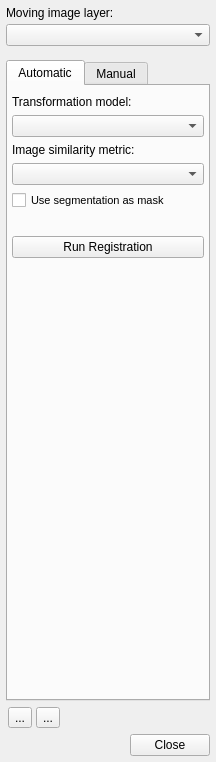
<?xml version="1.0" encoding="UTF-8"?>
<ui version="4.0">
 <class>RegistrationDialog</class>
 <widget class="QWidget" name="RegistrationDialog">
  <property name="geometry">
   <rect>
    <x>0</x>
    <y>0</y>
    <width>216</width>
    <height>762</height>
   </rect>
  </property>
  <property name="maximumSize">
   <size>
    <width>216</width>
    <height>16777215</height>
   </size>
  </property>
  <property name="windowTitle">
   <string>Dialog</string>
  </property>
  <property name="styleSheet">
   <string notr="true">* {
font-size: 12px;
}
QSpinBox {
font-size: 11px;
}
QDoubleSpinBox {
font-size: 11px;
}


QToolButton::checked {
  background-color:rgb(210, 210, 210);
}

QToolButton::pressed {
  background-color:rgb(210, 210, 210);
}
</string>
  </property>
  <layout class="QGridLayout" name="gridLayout">
   <property name="leftMargin">
    <number>6</number>
   </property>
   <property name="topMargin">
    <number>6</number>
   </property>
   <property name="rightMargin">
    <number>6</number>
   </property>
   <property name="bottomMargin">
    <number>6</number>
   </property>
   <property name="spacing">
    <number>4</number>
   </property>
   <item row="0" column="0" colspan="2">
    <widget class="QLabel" name="label">
     <property name="text">
      <string>Moving image layer:</string>
     </property>
    </widget>
   </item>
   <item row="1" column="0" colspan="2">
    <widget class="QComboBox" name="inMovingLayer"/>
   </item>
   <item row="2" column="0">
    <spacer name="verticalSpacer_2">
     <property name="orientation">
      <enum>Qt::Vertical</enum>
     </property>
     <property name="sizeType">
      <enum>QSizePolicy::Fixed</enum>
     </property>
     <property name="sizeHint" stdset="0">
      <size>
       <width>20</width>
       <height>10</height>
      </size>
     </property>
    </spacer>
   </item>
   <item row="3" column="0" colspan="2">
    <widget class="QTabWidget" name="tabWidget">
     <property name="styleSheet">
      <string notr="true">QDoubleSpinBox {
  font-size: 10px;
}
</string>
     </property>
     <property name="currentIndex">
      <number>0</number>
     </property>
     <widget class="QWidget" name="pgAuto">
      <attribute name="title">
       <string>Automatic</string>
      </attribute>
      <layout class="QVBoxLayout" name="verticalLayout">
       <property name="leftMargin">
        <number>4</number>
       </property>
       <property name="rightMargin">
        <number>4</number>
       </property>
       <property name="bottomMargin">
        <number>4</number>
       </property>
       <item>
        <widget class="QLabel" name="label_2">
         <property name="text">
          <string>Transformation model:</string>
         </property>
        </widget>
       </item>
       <item>
        <widget class="QComboBox" name="inTransformation"/>
       </item>
       <item>
        <widget class="QLabel" name="label_3">
         <property name="text">
          <string>Image similarity metric:</string>
         </property>
        </widget>
       </item>
       <item>
        <widget class="QComboBox" name="inSimilarityMetric"/>
       </item>
       <item>
        <widget class="QCheckBox" name="inUseMask">
         <property name="toolTip">
          <string>&lt;html&gt;&lt;head/&gt;&lt;body&gt;&lt;p&gt;When this is checked, the current segmentation in ITK-SNAP will be used as a mask  for the registration. This means that the similarity between the main image and the moving image layer will only be computed at the voxels assigned a segmentation label.&lt;/p&gt;&lt;/body&gt;&lt;/html&gt;</string>
         </property>
         <property name="styleSheet">
          <string notr="true">font-size:11px;</string>
         </property>
         <property name="text">
          <string>Use segmentation as mask</string>
         </property>
        </widget>
       </item>
       <item>
        <spacer name="verticalSpacer_4">
         <property name="orientation">
          <enum>Qt::Vertical</enum>
         </property>
         <property name="sizeType">
          <enum>QSizePolicy::Fixed</enum>
         </property>
         <property name="sizeHint" stdset="0">
          <size>
           <width>20</width>
           <height>20</height>
          </size>
         </property>
        </spacer>
       </item>
       <item>
        <widget class="QPushButton" name="btnRunRegistration">
         <property name="text">
          <string>Run Registration</string>
         </property>
        </widget>
       </item>
       <item>
        <widget class="QWidget" name="grpPlots" native="true">
         <layout class="QVBoxLayout" name="verticalLayout_3">
          <property name="spacing">
           <number>4</number>
          </property>
          <property name="leftMargin">
           <number>0</number>
          </property>
          <property name="topMargin">
           <number>0</number>
          </property>
          <property name="rightMargin">
           <number>0</number>
          </property>
          <property name="bottomMargin">
           <number>0</number>
          </property>
         </layout>
        </widget>
       </item>
       <item>
        <spacer name="verticalSpacer_3">
         <property name="orientation">
          <enum>Qt::Vertical</enum>
         </property>
         <property name="sizeHint" stdset="0">
          <size>
           <width>20</width>
           <height>40</height>
          </size>
         </property>
        </spacer>
       </item>
      </layout>
     </widget>
     <widget class="QWidget" name="pgManual">
      <attribute name="title">
       <string>Manual</string>
      </attribute>
      <layout class="QVBoxLayout" name="verticalLayout_2">
       <property name="leftMargin">
        <number>4</number>
       </property>
       <property name="rightMargin">
        <number>4</number>
       </property>
       <property name="bottomMargin">
        <number>4</number>
       </property>
       <item>
        <widget class="QGroupBox" name="grpRotation">
         <property name="styleSheet">
          <string notr="true">QLabel {
  font-size: 11px;
}</string>
         </property>
         <property name="title">
          <string>Rotation (euler angles):</string>
         </property>
         <layout class="QHBoxLayout" name="horizontalLayout_2">
          <property name="spacing">
           <number>0</number>
          </property>
          <property name="leftMargin">
           <number>2</number>
          </property>
          <property name="topMargin">
           <number>2</number>
          </property>
          <property name="rightMargin">
           <number>2</number>
          </property>
          <property name="bottomMargin">
           <number>2</number>
          </property>
          <item>
           <widget class="QWidget" name="widget_2" native="true">
            <layout class="QGridLayout" name="gridLayout_2">
             <property name="leftMargin">
              <number>0</number>
             </property>
             <property name="topMargin">
              <number>0</number>
             </property>
             <property name="rightMargin">
              <number>0</number>
             </property>
             <property name="bottomMargin">
              <number>0</number>
             </property>
             <property name="horizontalSpacing">
              <number>2</number>
             </property>
             <property name="verticalSpacing">
              <number>4</number>
             </property>
             <item row="0" column="0">
              <widget class="QLabel" name="label_4">
               <property name="text">
                <string>x:</string>
               </property>
              </widget>
             </item>
             <item row="0" column="1">
              <widget class="QDoubleSpinBox" name="inRotX"/>
             </item>
             <item row="0" column="2">
              <widget class="QDoubleSlider" name="inRotXSlider">
               <property name="orientation">
                <enum>Qt::Horizontal</enum>
               </property>
              </widget>
             </item>
             <item row="1" column="0">
              <widget class="QLabel" name="label_5">
               <property name="text">
                <string>y:</string>
               </property>
              </widget>
             </item>
             <item row="1" column="1">
              <widget class="QDoubleSpinBox" name="inRotY"/>
             </item>
             <item row="1" column="2">
              <widget class="QDoubleSlider" name="inRotYSlider">
               <property name="orientation">
                <enum>Qt::Horizontal</enum>
               </property>
              </widget>
             </item>
             <item row="2" column="0">
              <widget class="QLabel" name="label_6">
               <property name="text">
                <string>z:</string>
               </property>
              </widget>
             </item>
             <item row="2" column="1">
              <widget class="QDoubleSpinBox" name="inRotZ"/>
             </item>
             <item row="2" column="2">
              <widget class="QDoubleSlider" name="inRotZSlider">
               <property name="orientation">
                <enum>Qt::Horizontal</enum>
               </property>
              </widget>
             </item>
            </layout>
           </widget>
          </item>
         </layout>
        </widget>
       </item>
       <item>
        <widget class="QGroupBox" name="grpTranslation">
         <property name="styleSheet">
          <string notr="true">QLabel {
  font-size: 11px;
}</string>
         </property>
         <property name="title">
          <string>Translation (mm):</string>
         </property>
         <layout class="QHBoxLayout" name="horizontalLayout_3">
          <property name="spacing">
           <number>0</number>
          </property>
          <property name="leftMargin">
           <number>2</number>
          </property>
          <property name="topMargin">
           <number>2</number>
          </property>
          <property name="rightMargin">
           <number>2</number>
          </property>
          <property name="bottomMargin">
           <number>2</number>
          </property>
          <item>
           <widget class="QWidget" name="widget_3" native="true">
            <layout class="QGridLayout" name="gridLayout_3">
             <property name="leftMargin">
              <number>0</number>
             </property>
             <property name="topMargin">
              <number>0</number>
             </property>
             <property name="rightMargin">
              <number>0</number>
             </property>
             <property name="bottomMargin">
              <number>0</number>
             </property>
             <property name="horizontalSpacing">
              <number>2</number>
             </property>
             <property name="verticalSpacing">
              <number>4</number>
             </property>
             <item row="0" column="0">
              <widget class="QLabel" name="label_7">
               <property name="text">
                <string>x:</string>
               </property>
              </widget>
             </item>
             <item row="0" column="1">
              <widget class="QDoubleSpinBox" name="inTranX"/>
             </item>
             <item row="0" column="2">
              <widget class="QDoubleSlider" name="inTranXSlider">
               <property name="orientation">
                <enum>Qt::Horizontal</enum>
               </property>
              </widget>
             </item>
             <item row="1" column="0">
              <widget class="QLabel" name="label_8">
               <property name="text">
                <string>y:</string>
               </property>
              </widget>
             </item>
             <item row="1" column="1">
              <widget class="QDoubleSpinBox" name="inTranY"/>
             </item>
             <item row="1" column="2">
              <widget class="QDoubleSlider" name="inTranYSlider">
               <property name="orientation">
                <enum>Qt::Horizontal</enum>
               </property>
              </widget>
             </item>
             <item row="2" column="0">
              <widget class="QLabel" name="label_9">
               <property name="text">
                <string>z:</string>
               </property>
              </widget>
             </item>
             <item row="2" column="1">
              <widget class="QDoubleSpinBox" name="inTranZ"/>
             </item>
             <item row="2" column="2">
              <widget class="QDoubleSlider" name="inTranZSlider">
               <property name="orientation">
                <enum>Qt::Horizontal</enum>
               </property>
              </widget>
             </item>
            </layout>
           </widget>
          </item>
         </layout>
        </widget>
       </item>
       <item>
        <widget class="QGroupBox" name="grpScaling">
         <property name="styleSheet">
          <string notr="true">QLabel {
  font-size: 11px;
}</string>
         </property>
         <property name="title">
          <string>Scaling:</string>
         </property>
         <layout class="QHBoxLayout" name="horizontalLayout_4">
          <property name="spacing">
           <number>0</number>
          </property>
          <property name="leftMargin">
           <number>2</number>
          </property>
          <property name="topMargin">
           <number>2</number>
          </property>
          <property name="rightMargin">
           <number>2</number>
          </property>
          <property name="bottomMargin">
           <number>2</number>
          </property>
          <item>
           <widget class="QWidget" name="widget_4" native="true">
            <layout class="QGridLayout" name="gridLayout_4">
             <property name="leftMargin">
              <number>0</number>
             </property>
             <property name="topMargin">
              <number>0</number>
             </property>
             <property name="rightMargin">
              <number>0</number>
             </property>
             <property name="bottomMargin">
              <number>0</number>
             </property>
             <property name="horizontalSpacing">
              <number>2</number>
             </property>
             <property name="verticalSpacing">
              <number>4</number>
             </property>
             <item row="0" column="0">
              <widget class="QLabel" name="label_10">
               <property name="text">
                <string>x:</string>
               </property>
              </widget>
             </item>
             <item row="0" column="1">
              <widget class="QDoubleSpinBox" name="inScaleX"/>
             </item>
             <item row="0" column="2">
              <widget class="QDoubleSlider" name="inScaleXSlider">
               <property name="orientation">
                <enum>Qt::Horizontal</enum>
               </property>
              </widget>
             </item>
             <item row="1" column="0">
              <widget class="QLabel" name="label_11">
               <property name="text">
                <string>y:</string>
               </property>
              </widget>
             </item>
             <item row="1" column="1">
              <widget class="QDoubleSpinBox" name="inScaleY"/>
             </item>
             <item row="1" column="2">
              <widget class="QDoubleSlider" name="inScaleYSlider">
               <property name="orientation">
                <enum>Qt::Horizontal</enum>
               </property>
              </widget>
             </item>
             <item row="2" column="0">
              <widget class="QLabel" name="label_12">
               <property name="text">
                <string>z:</string>
               </property>
              </widget>
             </item>
             <item row="2" column="1">
              <widget class="QDoubleSpinBox" name="inScaleZ"/>
             </item>
             <item row="2" column="2">
              <widget class="QDoubleSlider" name="inScaleZSlider">
               <property name="orientation">
                <enum>Qt::Horizontal</enum>
               </property>
              </widget>
             </item>
            </layout>
           </widget>
          </item>
         </layout>
        </widget>
       </item>
       <item>
        <widget class="QPushButton" name="btnInteractiveTool">
         <property name="text">
          <string>Interactive Tool</string>
         </property>
         <property name="checkable">
          <bool>true</bool>
         </property>
         <property name="checked">
          <bool>true</bool>
         </property>
        </widget>
       </item>
       <item>
        <widget class="QPushButton" name="pushButton_2">
         <property name="text">
          <string>Reset to Identity</string>
         </property>
        </widget>
       </item>
       <item>
        <widget class="QPushButton" name="pushButton">
         <property name="text">
          <string>Set Center of Rotation</string>
         </property>
        </widget>
       </item>
       <item>
        <widget class="QPushButton" name="btnMatchCenters">
         <property name="text">
          <string>Match centers</string>
         </property>
        </widget>
       </item>
       <item>
        <spacer name="verticalSpacer">
         <property name="orientation">
          <enum>Qt::Vertical</enum>
         </property>
         <property name="sizeHint" stdset="0">
          <size>
           <width>20</width>
           <height>40</height>
          </size>
         </property>
        </spacer>
       </item>
      </layout>
     </widget>
    </widget>
   </item>
   <item row="5" column="0" colspan="2">
    <widget class="QDialogButtonBox" name="buttonBox">
     <property name="orientation">
      <enum>Qt::Horizontal</enum>
     </property>
     <property name="standardButtons">
      <set>QDialogButtonBox::Close</set>
     </property>
    </widget>
   </item>
   <item row="4" column="0" colspan="2">
    <widget class="QWidget" name="widget" native="true">
     <layout class="QHBoxLayout" name="horizontalLayout">
      <property name="spacing">
       <number>4</number>
      </property>
      <property name="leftMargin">
       <number>2</number>
      </property>
      <property name="topMargin">
       <number>2</number>
      </property>
      <property name="rightMargin">
       <number>2</number>
      </property>
      <property name="bottomMargin">
       <number>2</number>
      </property>
      <item>
       <widget class="QToolButton" name="btnLoad">
        <property name="toolTip">
         <string>&lt;html&gt;&lt;head/&gt;&lt;body&gt;&lt;p&gt;Load transformation from file&lt;/p&gt;&lt;/body&gt;&lt;/html&gt;</string>
        </property>
        <property name="text">
         <string>...</string>
        </property>
        <property name="icon">
         <iconset resource="../../Resources/SNAPResources.qrc">
          <normaloff>:/root/open_22.png</normaloff>:/root/open_22.png</iconset>
        </property>
       </widget>
      </item>
      <item>
       <widget class="QToolButton" name="btnSave">
        <property name="toolTip">
         <string>&lt;html&gt;&lt;head/&gt;&lt;body&gt;&lt;p&gt;Save transformation to file&lt;/p&gt;&lt;/body&gt;&lt;/html&gt;</string>
        </property>
        <property name="text">
         <string>...</string>
        </property>
        <property name="icon">
         <iconset resource="../../Resources/SNAPResources.qrc">
          <normaloff>:/root/save_22.png</normaloff>:/root/save_22.png</iconset>
        </property>
       </widget>
      </item>
      <item>
       <spacer name="horizontalSpacer">
        <property name="orientation">
         <enum>Qt::Horizontal</enum>
        </property>
        <property name="sizeHint" stdset="0">
         <size>
          <width>40</width>
          <height>20</height>
         </size>
        </property>
       </spacer>
      </item>
     </layout>
    </widget>
   </item>
  </layout>
 </widget>
 <customwidgets>
  <customwidget>
   <class>QDoubleSlider</class>
   <extends>QSlider</extends>
   <header location="global">QDoubleSlider.h</header>
  </customwidget>
 </customwidgets>
 <resources>
  <include location="../../Resources/SNAPResources.qrc"/>
 </resources>
 <connections/>
</ui>
